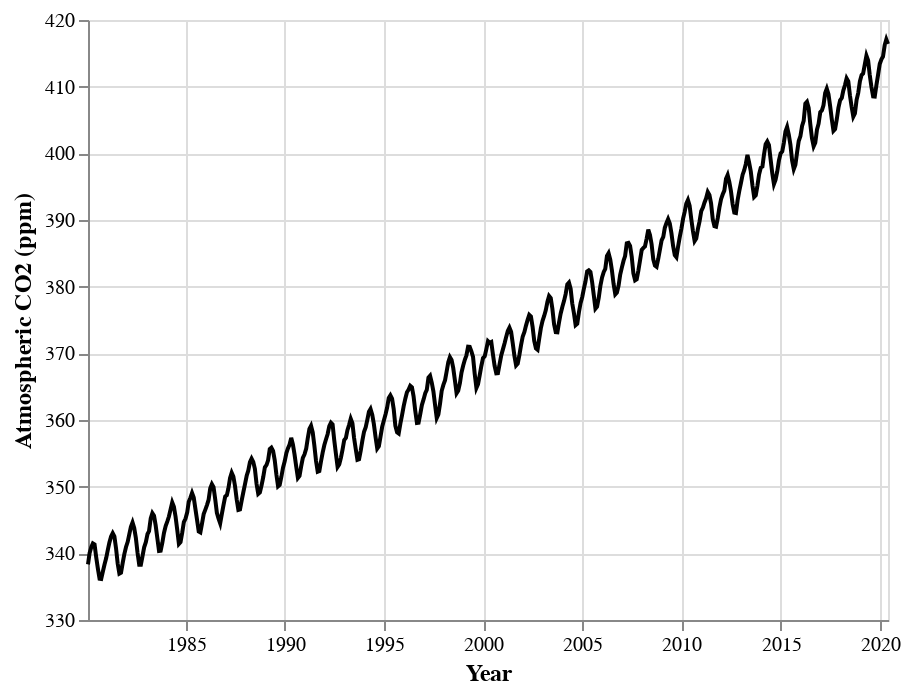

The notebook cell saved with this chart:
### Markdown cell above
:::{glue:figure} co2_line 
:figwidth: 700px 
:name: co2_line

Line plot of atmospheric concentration of CO$_{2}$ over time.
:::


Aha! Figure \@ref(fig:03-data-co2-line) shows us there *is* another interesting
phenomenon in the data: in addition to increasing over time, the concentration
seems to oscillate as well.  Given the visualization as it is now, it is still
hard to tell how fast the oscillation is, but nevertheless, the line seems to
be a better choice for answering the question than the scatter plot was. The
comparison between these two visualizations also illustrates a common issue with
scatter plots: often, the points are shown too close together or even on top of
one another, muddling information that would otherwise be clear
(*overplotting*). \index{overplotting}

Now that we have settled on the rough details of the visualization, it is time
to refine things. This plot is fairly straightforward, and there is not much
visual noise to remove. But there are a few things we must do to improve
clarity, such as adding informative axis labels and making the font a more
readable size.  To add axis labels, we use the `xlab` and `ylab` functions. To
change the font size, we use the `theme` function with the `text` argument:
\index{ggplot!xlab,ylab}
\index{ggplot!theme}

```{r 03-data-co2-line-2, warning=FALSE, message=FALSE, fig.height = 3.1, fig.width = 4.5, fig.align = "center",  fig.cap = "Line plot of atmospheric concentration of CO$_{2}$ over time with clearer axes and labels."}
co2_line <- ggplot(co2_df, aes(x = date_measured, y = ppm)) +
  geom_line() +
  xlab("Year") +
  ylab("Atmospheric CO2 (ppm)") +
  theme(text = element_text(size = 12))

co2_line
```

### Code cell
co2_line = alt.Chart(co2_df).mark_line(color='black').encode(
    x = alt.X("date_measured", title = "Year"),
    y = alt.Y("ppm", scale=alt.Scale(zero=False), title = "Atmospheric CO2 (ppm)")).configure_axis(
    titleFontSize=12)



co2_line

### Figure 1 — Vega-Lite specification as saved in the notebook (floating-point values rounded to 4 significant figures; data arrays with more than 128 entries replaced by an {"elided": "..."} marker saying what was removed)
{"config": {"view": {"continuousWidth": 400, "continuousHeight": 300}, "axis": {"titleFontSize": 12}}, "data": {"name": "data-ecfc281786dd23148efa483af3159f83"}, "mark": {"type": "line", "color": "black"}, "encoding": {"x": {"field": "date_measured", "title": "Year", "type": "temporal"}, "y": {"field": "ppm", "scale": {"zero": false}, "title": "Atmospheric CO2 (ppm)", "type": "quantitative"}}, "$schema": "https://vega.github.io/schema/vega-lite/v4.17.0.json", "datasets": {"data-ecfc281786dd23148efa483af3159f83": {"elided": "484 records"}}}
